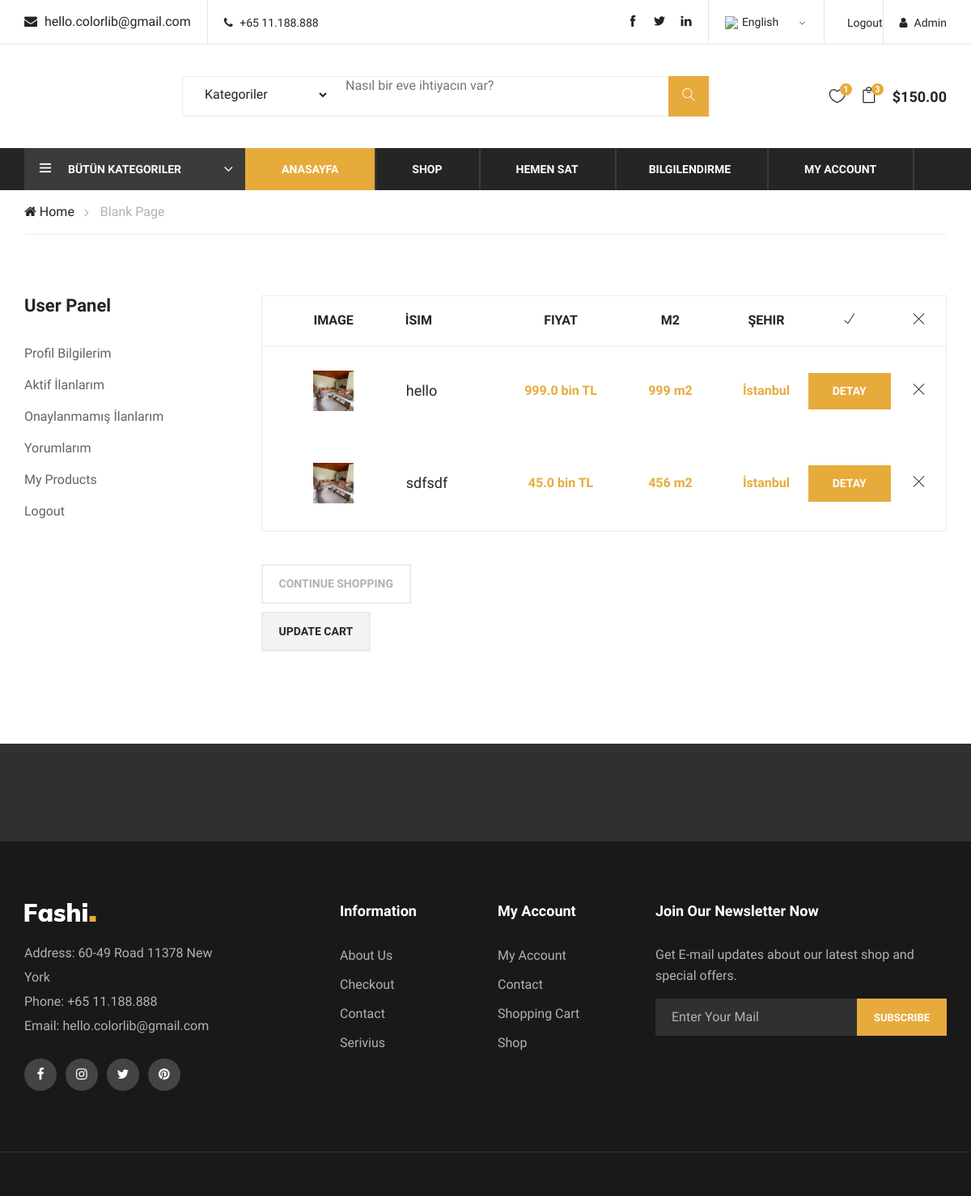
The app's page /user/list_estate_waiting/ (signed in), older data.
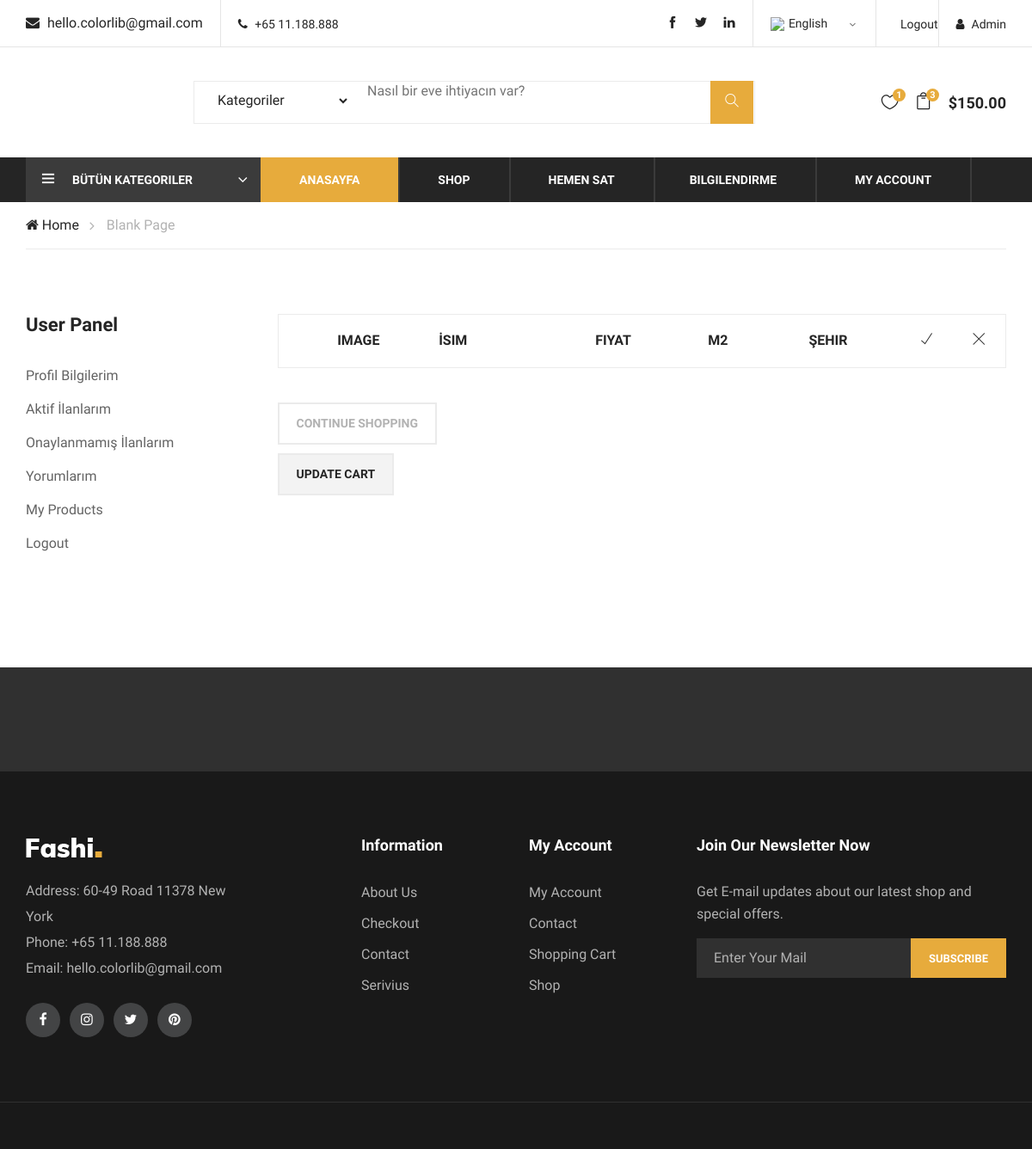
The same page, newer data.
### product/models.py (models this page shows, shortened)
class Product(models.Model):
    STATUS = (('True', 'Evet'), ('False', 'Hayır'))
    category = models.ForeignKey(Category, on_delete=models.CASCADE)
    user = models.ForeignKey(User, on_delete=models.CASCADE)
    title = models.CharField(max_length=150)
    keywords = models.CharField(blank=True, max_length=255)
    description = models.CharField(blank=True, max_length=255)
    image = models.ImageField(blank=True, upload_to='images/')
    price = models.FloatField(blank=True)
    m2 = models.IntegerField(blank=True)
    room_number = models.IntegerField(blank=True)
    age_of_building = models.IntegerField(blank=True)
    city = models.CharField(blank= True, max_length=255)
    detail = RichTextUploadingField(blank=True)
    status = models.CharField(max_length=10, choices=STATUS)
    slug = models.SlugField(null= False, unique= True)
    created_at = models.DateTimeField(auto_now_add=True)
    updated_at = models.DateTimeField(auto_now_add=True)
    def image_tag(self):
        return mark_safe('<img src="{}" height="50"/>'.format(self.image.url))
    image_tag.short_description = 'Image'

### user/views.py (the view)
# urls.py: path('list_estate_waiting/', views.list_estate_waiting, name='list_estate_waiting'),
def list_estate_waiting(request):
    category = Category.objects.all()
    current_user = request.user
    products = Product.objects.filter(user_id=current_user.id, status='False')
    context = {
        'category': category,
        'products': products
    }
    return render(request, 'user_estate_waiting.html', context)

### user/templates/user_estate_waiting.html (shortened to what this page needs)
{% extends "homebase.html" %}
{% block body  %}
    <div class="breacrumb-section">
        <div class="container">
            <div class="row">
                <div class="col-lg-12">
                    <div class="breadcrumb-text">
                        <a href="#"><i class="fa fa-home"></i> Home</a>
                        <span>Blank Page</span>
                    </div>
                </div>
            </div>
        </div>
    </div>
    <section class="contact-section spad">
        <div class="container">
            <div class="row">
                <div class="col-lg-3 col-md-6 col-sm-8 order-2 order-lg-1 produts-sidebar-filter">
                    {% include 'user_panel.html' %}
                </div>
                <div class="col-lg-9 order-1">
                    <div class="cart-table">
                        <table>
                            <thead>
                                <tr>
                                    <th>Image</th>
                                    <th class="p-name">İsim</th>
                                    <th>Fiyat</th>
                                    <th>m2</th>
                                    <th>Şehir</th>
                                    <th><i class="ti-check"></i></th>
                                    <th><i class="ti-close"></i></th>
                                </tr>
                            </thead>
                            <tbody>
                            {% for rs in products %}
                                <tr>
                                    <td class="cart-pic first-row"><img src="{{ rs.image.url}}" alt="" style="height: 50px; width: 50px"></td>
                                    <td class="cart-title first-row">
                                        <h5>{{ rs.title }}</h5>
                                    </td>
                                    <td class="p-price first-row">{{rs.price}} bin TL</td>
                                    <td class="p-price first-row">{{rs.m2}} m2</td>
                                    <td class="total-price first-row">{{rs.city}}</td>
                                    <td class="total-price first-row"><a href="/product/{{ rs.id }}/{{ rs.slug }}" class="primary-btn up-cart">Detay</a></td>
                                    <td class="close-td first-row"><i class="ti-close"></i></td>
                                </tr>
                            {% endfor %}
                            </tbody>
                        </table>
                    </div>
                    <div class="row">
                        <div class="col-lg-4">
                            <div class="cart-buttons">
                                <a href="#" class="primary-btn continue-shop">Continue shopping</a>
                                <a href="#" class="primary-btn up-cart">Update cart</a>
                            </div>
                        </div>
                    </div>
                </div>
            </div>
        </div>
    </section>
    <div class="partner-logo">
        <div class="container">
            <div class="logo-carousel owl-carousel">
            </div>
        </div>
    </div>
{% endblock %}

Row changes from the older to the newer data that the page shows:
removed Product: image (picture), title "hello", price "999.0", m2 "999", city "İstanbul"
removed Product: image (picture), title "sdfsdf", price "45.0", m2 "456", city "İstanbul"
